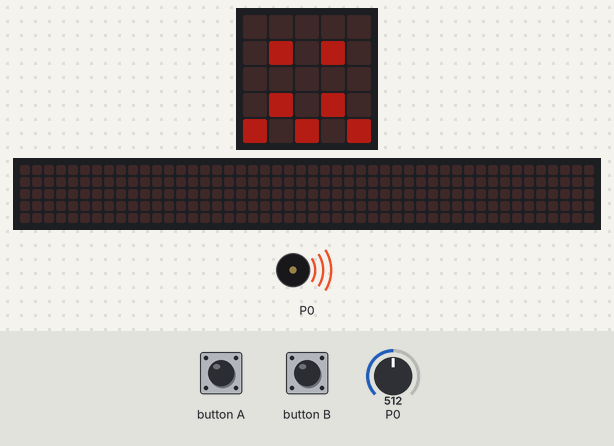
Recording of a program running on a simulated BBC micro:bit (MakeCode). On the bench: the board's 5×5 LED display, a strip that is not on the board, showing the scrolling text unrolled, buzzer (waves = sounding). Inputs (shaded band) come from the test bench; at power-on: P0 = 512 (analog values on the 0–1023 scale). Dim RGB values are drawn brighter than linear; the 48×5 strip is a reading aid, not a part: it shows the text the display is scrolling, unrolled, one strip-width of it at a time.

Above: at 1.2 s.
1.3 s: button A pressed for 0.15 s
At 1.52 s:
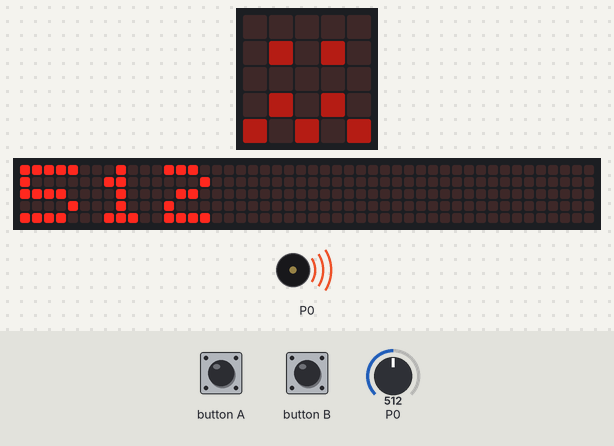
2.0 s: P0 set to 840
9.2 s: P0 set to 861
At 13.7 s:
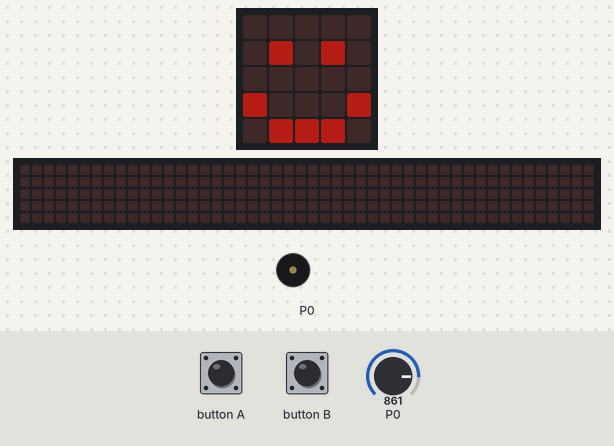
14.7 s: button B pressed for 0.15 s
At 15.7 s:
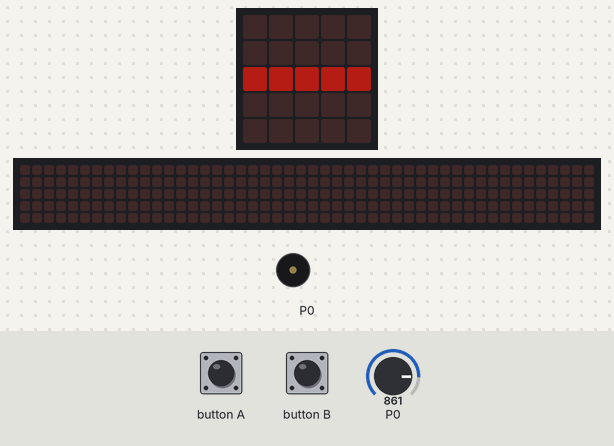
20.3 s: button A pressed for 0.15 s
At 20.52 s:
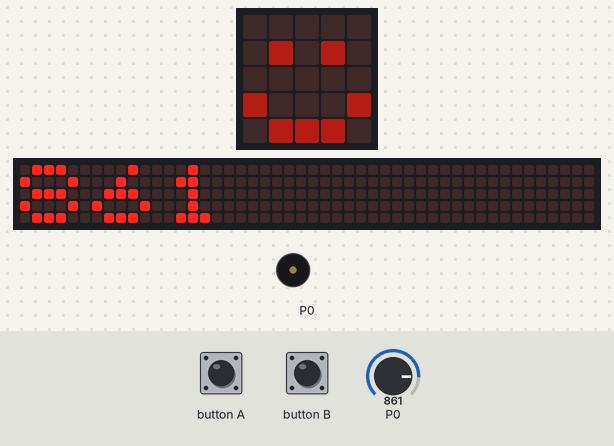
21.0 s: button B pressed for 0.15 s
At 24.27 s:
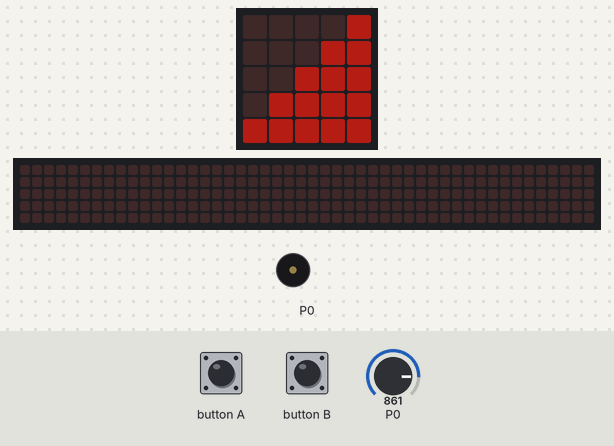
Timing chart, 0 to 25.5 s (numbered marks = the images above; inputs shaded):
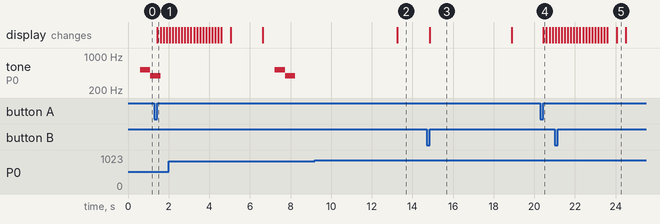

Measured:
- the behaviour switches between 850 and 851 on P0 (found by bisection; images 1 and 2)
- after the input at 1.3 s, the display: changes after 0.15 s (image 1)
- after the input at 9.2 s, tone on P0: stays silent (without the input it goes to 523 Hz after 4.7 s); the display: changes after 4.1 s (image 2)
- after the input at 14.7 s, the display: changes after 0.15 s (image 3)
- after the input at 20.3 s, the display: changes after 0.15 s (image 4)
- after the input at 21.0 s, the display: first differs from a run without the input after 3.1 s (image 5)
- what the display in image 3 shows lasts 4.0 s, from 14.9 s to 18.9 s

The program:

main.ts
```typescript
input.onButtonPressed(Button.A, function () {
    basic.showNumber(vochtigheid)
})
input.onButtonPressed(Button.B, function () {
    if (music.volume() == 0) {
        music.setVolume(127)
        basic.showLeds(`
            . . . . #
            . . . # #
            . . # # #
            . # # # #
            # # # # #
            `)
    } else {
        music.setVolume(0)
        basic.showLeds(`
            . . . . .
            . . . . .
            # # # # #
            . . . . .
            . . . . .
            `)
    }
})
let vochtigheid = 0
led.setBrightness(64)
music.setVolume(127)
basic.forever(function () {

})
basic.forever(function () {
    vochtigheid = pins.analogReadPin(AnalogPin.P0)
    if (vochtigheid > 1010) {
        basic.showLeds(`
            . . # # .
            . # # . .
            # # # . #
            # # # # #
            # # # # #
            `)
    } else if (vochtigheid > 850) {
        basic.showIcon(IconNames.Happy)
    } else {
        basic.showIcon(IconNames.Confused)
        music.play(music.tonePlayable(523, music.beat(BeatFraction.Whole)), music.PlaybackMode.UntilDone)
        music.play(music.tonePlayable(392, music.beat(BeatFraction.Whole)), music.PlaybackMode.UntilDone)
    }
    basic.pause(5000)
})
```

test.ts
```typescript
// tests gaan hier; deze zal niet worden gecompileerd wanneer dit pakket wordt gebruikt als extensie.
```
